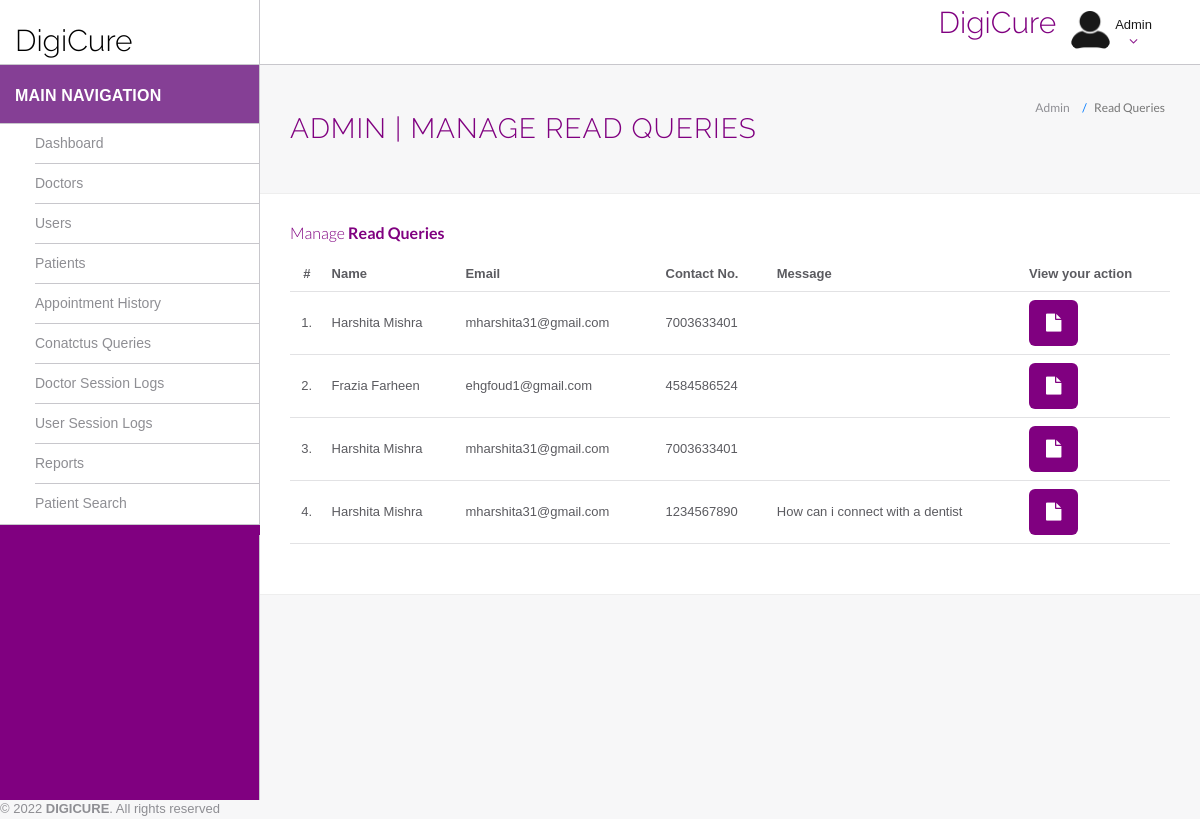
Page /hms/admin/read-query.php on the committed database.
### tables this page shows
CREATE TABLE `tblcontactus` (
  `id` int(11) NOT NULL,
  `fullname` varchar(255) DEFAULT NULL,
  `email` varchar(255) DEFAULT NULL,
  `contactno` bigint(12) DEFAULT NULL,
  `message` mediumtext DEFAULT NULL,
  `PostingDate` timestamp NULL DEFAULT current_timestamp(),
  `AdminRemark` mediumtext DEFAULT NULL,
  `LastupdationDate` timestamp NULL DEFAULT NULL ON UPDATE current_timestamp(),
  `IsRead` int(11) DEFAULT NULL
);

### hms/admin/read-query.php (the view, shortened to what this page needs)
<?php
include('helper/config.php');
?>
<!DOCTYPE html>
<html lang="en">
	<head>
        <link rel="stylesheet" href="https://cdn.jsdelivr.net/npm/bootstrap@3.4.1/dist/css/bootstrap.min.css">
        <link rel="stylesheet" href="https://cdnjs.cloudflare.com/ajax/libs/font-awesome/4.7.0/css/font-awesome.min.css">
		<link rel="stylesheet" href="assets/css/styles.css">
	</head>
	<body>
		<div id="app">
<?php include('helper/sidebar.php');?>
			<div class="app-content">
						<?php include('helper/header.php');?>
				<div class="main-content" >
					<div class="wrap-content container" id="container">
						<section id="page-title">
							<div class="row">
								<div class="col-sm-8">
									<h1 class="mainTitle">Admin | Manage Read Queries</h1>
																	</div>
								<ol class="breadcrumb">
									<li>
										<span>Admin</span>
									</li>
									<li class="active">
										<span>Read Queries</span>
									</li>
								</ol>
							</div>
						</section>
						<div class="container-fluid container-fullw bg-white">
									<div class="row">
								<div class="col-md-12">
									<h5 class="over-title margin-bottom-15">Manage <span class="text-bold">Read Queries</span></h5>
									<table class="table table-hover" id="sample-table-1">
										<thead>
											<tr>
												<th class="center">#</th>
												<th>Name</th>
												<th class="hidden-xs">Email</th>
												<th>Contact No. </th>
												<th>Message </th>
												<th>View your action</th>
											</tr>
										</thead>
										<tbody>
<?php
$sql=mysqli_query($con,"select * from tblcontactus where IsRead is not null");
$cnt=1;
while($row=mysqli_fetch_array($sql))
{
?>
											<tr>
												<td class="center"><?php echo $cnt;?>.</td>
												<td class="hidden-xs"><?php echo $row['fullname'];?></td>
												<td><?php echo $row['email'];?></td>
												<td><?php echo $row['contactno'];?></td>
												<td><?php echo $row['message'];?></td>
												<td >
												<div class="visible-md visible-lg hidden-sm hidden-xs">
							<a href="query-details.php?id=<?php echo $row['id'];?>" class="btn btn-transparent btn-lg" title="View Details"><i class="fa fa-file"></i></a>
												</div>
												</td>
											</tr>
											<?php
$cnt=$cnt+1;
											 }?>
										</tbody>
									</table>
								</div>
							</div>
								</div>
							</div>
						</div>
					</div>
				</div>
	<?php include('helper/footer.php');?>
	</body>
</html>

### rows in the picture
tblcontactus: fullname "Harshita Mishra", email "mharshita31@gmail.com", contactno "7003633401"
tblcontactus: fullname "Frazia Farheen", email "ehgfoud1@gmail.com", contactno "4584586524"
tblcontactus: fullname "Harshita Mishra", email "mharshita31@gmail.com", contactno "7003633401"
tblcontactus: fullname "Harshita Mishra", email "mharshita31@gmail.com", contactno "1234567890", message "How can i connect with a dentist"
